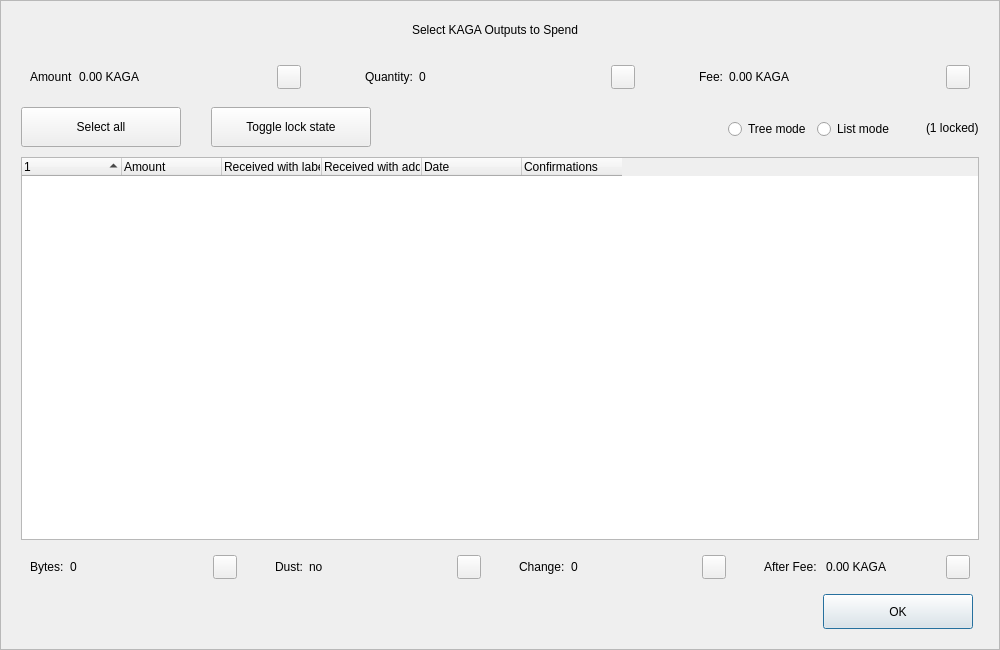
<?xml version="1.0" encoding="UTF-8"?>
<ui version="4.0">
 <class>CoinControlDialog</class>
 <widget class="QDialog" name="CoinControlDialog">
  <property name="geometry">
   <rect>
    <x>0</x>
    <y>0</y>
    <width>1000</width>
    <height>650</height>
   </rect>
  </property>
  <property name="minimumSize">
   <size>
    <width>950</width>
    <height>650</height>
   </size>
  </property>
  <property name="windowTitle">
   <string>Coin Selection</string>
  </property>
  <property name="styleSheet">
   <string notr="true"/>
  </property>
  <layout class="QVBoxLayout" name="verticalLayout">
   <property name="spacing">
    <number>0</number>
   </property>
   <property name="leftMargin">
    <number>0</number>
   </property>
   <property name="topMargin">
    <number>0</number>
   </property>
   <property name="rightMargin">
    <number>0</number>
   </property>
   <property name="bottomMargin">
    <number>0</number>
   </property>
   <item>
    <widget class="QFrame" name="frameContainer">
     <property name="toolTipDuration">
      <number>0</number>
     </property>
     <property name="frameShape">
      <enum>QFrame::StyledPanel</enum>
     </property>
     <property name="frameShadow">
      <enum>QFrame::Raised</enum>
     </property>
     <layout class="QVBoxLayout" name="verticalLayout_2">
      <property name="leftMargin">
       <number>0</number>
      </property>
      <property name="rightMargin">
       <number>0</number>
      </property>
      <property name="bottomMargin">
       <number>20</number>
      </property>
      <item>
       <layout class="QHBoxLayout" name="horizontalLayout_12">
        <property name="spacing">
         <number>0</number>
        </property>
        <property name="leftMargin">
         <number>20</number>
        </property>
        <property name="rightMargin">
         <number>30</number>
        </property>
        <item>
         <spacer name="horizontalSpacer_4">
          <property name="orientation">
           <enum>Qt::Horizontal</enum>
          </property>
          <property name="sizeHint" stdset="0">
           <size>
            <width>40</width>
            <height>20</height>
           </size>
          </property>
         </spacer>
        </item>
        <item>
         <widget class="QLabel" name="labelTitle">
          <property name="minimumSize">
           <size>
            <width>0</width>
            <height>40</height>
           </size>
          </property>
          <property name="maximumSize">
           <size>
            <width>16777215</width>
            <height>40</height>
           </size>
          </property>
          <property name="text">
           <string>Select KAGA Outputs to Spend</string>
          </property>
          <property name="alignment">
           <set>Qt::AlignCenter</set>
          </property>
          <property name="margin">
           <number>7</number>
          </property>
         </widget>
        </item>
        <item>
         <spacer name="horizontalSpacer_5">
          <property name="orientation">
           <enum>Qt::Horizontal</enum>
          </property>
          <property name="sizeHint" stdset="0">
           <size>
            <width>40</width>
            <height>20</height>
           </size>
          </property>
         </spacer>
        </item>
       </layout>
      </item>
      <item>
       <layout class="QHBoxLayout" name="horizontalLayout_8">
        <property name="leftMargin">
         <number>20</number>
        </property>
        <property name="rightMargin">
         <number>20</number>
        </property>
        <item>
         <widget class="QWidget" name="layoutAmount" native="true">
          <layout class="QHBoxLayout" name="horizontalLayout_9" stretch="0,1,0">
           <item>
            <widget class="QLabel" name="labelCoinControlAmountText">
             <property name="text">
              <string>Amount</string>
             </property>
            </widget>
           </item>
           <item>
            <widget class="QLabel" name="labelCoinControlAmount">
             <property name="text">
              <string>0.00 KAGA</string>
             </property>
            </widget>
           </item>
           <item alignment="Qt::AlignHCenter|Qt::AlignVCenter">
            <widget class="QPushButton" name="pushButtonAmount">
             <property name="minimumSize">
              <size>
               <width>0</width>
               <height>24</height>
              </size>
             </property>
             <property name="maximumSize">
              <size>
               <width>24</width>
               <height>26</height>
              </size>
             </property>
             <property name="focusPolicy">
              <enum>Qt::NoFocus</enum>
             </property>
             <property name="styleSheet">
              <string notr="true">padding-bottom:2px;
padding-right:4px;</string>
             </property>
             <property name="text">
              <string/>
             </property>
            </widget>
           </item>
          </layout>
         </widget>
        </item>
        <item>
         <spacer name="horizontalSpacer_2">
          <property name="orientation">
           <enum>Qt::Horizontal</enum>
          </property>
          <property name="sizeType">
           <enum>QSizePolicy::Fixed</enum>
          </property>
          <property name="sizeHint" stdset="0">
           <size>
            <width>40</width>
            <height>20</height>
           </size>
          </property>
         </spacer>
        </item>
        <item>
         <widget class="QWidget" name="layoutQuantity" native="true">
          <layout class="QHBoxLayout" name="horizontalLayout_10" stretch="0,1,0">
           <item>
            <widget class="QLabel" name="labelCoinControlQuantityText">
             <property name="text">
              <string>Quantity:</string>
             </property>
            </widget>
           </item>
           <item>
            <widget class="QLabel" name="labelCoinControlQuantity">
             <property name="text">
              <string>0</string>
             </property>
            </widget>
           </item>
           <item alignment="Qt::AlignHCenter|Qt::AlignVCenter">
            <widget class="QPushButton" name="pushButtonQuantity">
             <property name="minimumSize">
              <size>
               <width>0</width>
               <height>24</height>
              </size>
             </property>
             <property name="maximumSize">
              <size>
               <width>24</width>
               <height>26</height>
              </size>
             </property>
             <property name="focusPolicy">
              <enum>Qt::NoFocus</enum>
             </property>
             <property name="styleSheet">
              <string notr="true">padding-bottom:2px;
               padding-right:4px;</string>
             </property>
             <property name="text">
              <string/>
             </property>
            </widget>
           </item>
          </layout>
         </widget>
        </item>
        <item>
         <spacer name="horizontalSpacer_22">
          <property name="orientation">
           <enum>Qt::Horizontal</enum>
          </property>
          <property name="sizeType">
           <enum>QSizePolicy::Fixed</enum>
          </property>
          <property name="sizeHint" stdset="0">
           <size>
            <width>40</width>
            <height>20</height>
           </size>
          </property>
         </spacer>
        </item>
        <item>
         <widget class="QWidget" name="layoutFee" native="true">
          <layout class="QHBoxLayout" name="horizontalLayout_11" stretch="0,1,0">
           <item>
            <widget class="QLabel" name="labelCoinControlFeeText">
             <property name="text">
              <string>Fee:</string>
             </property>
            </widget>
           </item>
           <item>
            <widget class="QLabel" name="labelCoinControlFee">
             <property name="text">
              <string>0.00 KAGA</string>
             </property>
            </widget>
           </item>
           <item alignment="Qt::AlignHCenter|Qt::AlignVCenter">
            <widget class="QPushButton" name="pushButtonFee">
             <property name="minimumSize">
              <size>
               <width>0</width>
               <height>24</height>
              </size>
             </property>
             <property name="maximumSize">
              <size>
               <width>24</width>
               <height>26</height>
              </size>
             </property>
             <property name="focusPolicy">
              <enum>Qt::NoFocus</enum>
             </property>
             <property name="styleSheet">
              <string notr="true">padding-bottom:2px;
               padding-right:4px;</string>
             </property>
             <property name="text">
              <string/>
             </property>
            </widget>
           </item>
          </layout>
         </widget>
        </item>
       </layout>
      </item>
      <item>
       <widget class="QFrame" name="frame">
        <property name="minimumSize">
         <size>
          <width>0</width>
          <height>40</height>
         </size>
        </property>
        <property name="styleSheet">
         <string notr="true">#frame {
	border:0;
}</string>
        </property>
        <property name="frameShape">
         <enum>QFrame::StyledPanel</enum>
        </property>
        <property name="frameShadow">
         <enum>QFrame::Sunken</enum>
        </property>
        <layout class="QHBoxLayout" name="horizontalLayout">
         <property name="spacing">
          <number>0</number>
         </property>
         <property name="leftMargin">
          <number>20</number>
         </property>
         <property name="topMargin">
          <number>0</number>
         </property>
         <property name="rightMargin">
          <number>20</number>
         </property>
         <property name="bottomMargin">
          <number>0</number>
         </property>
         <item>
          <layout class="QHBoxLayout" name="horizontalLayoutPanel" stretch="0,0,0,0,0,0">
           <property name="spacing">
            <number>20</number>
           </property>
           <item>
            <widget class="QPushButton" name="pushButtonSelectAll">
             <property name="sizePolicy">
              <sizepolicy hsizetype="Maximum" vsizetype="Fixed">
               <horstretch>0</horstretch>
               <verstretch>0</verstretch>
              </sizepolicy>
             </property>
             <property name="minimumSize">
              <size>
               <width>160</width>
               <height>40</height>
              </size>
             </property>
             <property name="maximumSize">
              <size>
               <width>16777215</width>
               <height>40</height>
              </size>
             </property>
             <property name="text">
              <string>Select all</string>
             </property>
             <property name="checkable">
              <bool>true</bool>
             </property>
             <property name="checked">
              <bool>false</bool>
             </property>
             <property name="autoExclusive">
              <bool>false</bool>
             </property>
             <property name="autoDefault">
              <bool>false</bool>
             </property>
            </widget>
           </item>
           <item>
            <spacer name="horizontalSpacer_6">
             <property name="orientation">
              <enum>Qt::Horizontal</enum>
             </property>
             <property name="sizeType">
              <enum>QSizePolicy::Fixed</enum>
             </property>
             <property name="sizeHint" stdset="0">
              <size>
               <width>10</width>
               <height>20</height>
              </size>
             </property>
            </spacer>
           </item>
           <item>
            <widget class="QPushButton" name="pushButtonToggleLock">
             <property name="sizePolicy">
              <sizepolicy hsizetype="Maximum" vsizetype="Fixed">
               <horstretch>0</horstretch>
               <verstretch>0</verstretch>
              </sizepolicy>
             </property>
             <property name="minimumSize">
              <size>
               <width>160</width>
               <height>40</height>
              </size>
             </property>
             <property name="maximumSize">
              <size>
               <width>16777215</width>
               <height>40</height>
              </size>
             </property>
             <property name="text">
              <string>Toggle lock state</string>
             </property>
             <property name="checkable">
              <bool>true</bool>
             </property>
             <property name="autoExclusive">
              <bool>false</bool>
             </property>
             <property name="autoDefault">
              <bool>false</bool>
             </property>
            </widget>
           </item>
           <item>
            <spacer name="horizontalSpacer_7">
             <property name="orientation">
              <enum>Qt::Horizontal</enum>
             </property>
             <property name="sizeType">
              <enum>QSizePolicy::Expanding</enum>
             </property>
             <property name="sizeHint" stdset="0">
              <size>
               <width>30</width>
               <height>20</height>
              </size>
             </property>
            </spacer>
           </item>
           <item alignment="Qt::AlignRight">
            <widget class="QGroupBox" name="groupBox_2">
             <property name="styleSheet">
              <string notr="true">#groupBox_2 {
    background-color:transparent;
    border-radius:0;
}</string>
             </property>
             <property name="title">
              <string/>
             </property>
             <layout class="QHBoxLayout" name="horizontalLayout_14">
              <item>
               <widget class="QRadioButton" name="radioTreeMode">
                <property name="sizePolicy">
                 <sizepolicy hsizetype="Maximum" vsizetype="Fixed">
                  <horstretch>0</horstretch>
                  <verstretch>0</verstretch>
                 </sizepolicy>
                </property>
                <property name="text">
                 <string>Tree mode</string>
                </property>
               </widget>
              </item>
              <item>
               <widget class="QRadioButton" name="radioListMode">
                <property name="sizePolicy">
                 <sizepolicy hsizetype="Maximum" vsizetype="Fixed">
                  <horstretch>0</horstretch>
                  <verstretch>0</verstretch>
                 </sizepolicy>
                </property>
                <property name="text">
                 <string>List mode</string>
                </property>
                <property name="checked">
                 <bool>false</bool>
                </property>
               </widget>
              </item>
             </layout>
            </widget>
           </item>
           <item>
            <widget class="QLabel" name="labelLocked">
             <property name="text">
              <string>(1 locked)</string>
             </property>
            </widget>
           </item>
          </layout>
         </item>
        </layout>
       </widget>
      </item>
      <item>
       <layout class="QHBoxLayout" name="horizontalLayout_13">
        <property name="leftMargin">
         <number>20</number>
        </property>
        <property name="rightMargin">
         <number>20</number>
        </property>
        <item>
         <widget class="CoinControlTreeWidget" name="treeWidget">
          <property name="contextMenuPolicy">
           <enum>Qt::CustomContextMenu</enum>
          </property>
          <property name="styleSheet">
           <string notr="true"/>
          </property>
          <property name="sortingEnabled">
           <bool>false</bool>
          </property>
          <property name="columnCount">
           <number>6</number>
          </property>
          <attribute name="headerShowSortIndicator" stdset="0">
           <bool>true</bool>
          </attribute>
          <attribute name="headerStretchLastSection">
           <bool>false</bool>
          </attribute>
          <column>
           <property name="text">
            <string/>
           </property>
          </column>
          <column>
           <property name="text">
            <string>Amount</string>
           </property>
          </column>
          <column>
           <property name="text">
            <string>Received with label</string>
           </property>
          </column>
          <column>
           <property name="text">
            <string>Received with address</string>
           </property>
          </column>
          <column>
           <property name="text">
            <string>Date</string>
           </property>
          </column>
          <column>
           <property name="text">
            <string>Confirmations</string>
           </property>
           <property name="toolTip">
            <string>Confirmed</string>
           </property>
          </column>
         </widget>
        </item>
       </layout>
      </item>
      <item>
       <layout class="QHBoxLayout" name="horizontalLayout_3">
        <property name="spacing">
         <number>20</number>
        </property>
        <property name="leftMargin">
         <number>20</number>
        </property>
        <property name="rightMargin">
         <number>20</number>
        </property>
        <item>
         <widget class="QWidget" name="layoutBytes" native="true">
          <layout class="QHBoxLayout" name="horizontalLayout_4" stretch="0,1,0">
           <item>
            <widget class="QLabel" name="labelCoinControlBytesText">
             <property name="text">
              <string>Bytes:</string>
             </property>
            </widget>
           </item>
           <item>
            <widget class="QLabel" name="labelCoinControlBytes">
             <property name="text">
              <string>0</string>
             </property>
            </widget>
           </item>
           <item alignment="Qt::AlignHCenter|Qt::AlignVCenter">
            <widget class="QPushButton" name="pushButtonBytes">
             <property name="minimumSize">
              <size>
               <width>0</width>
               <height>24</height>
              </size>
             </property>
             <property name="maximumSize">
              <size>
               <width>24</width>
               <height>26</height>
              </size>
             </property>
             <property name="focusPolicy">
              <enum>Qt::NoFocus</enum>
             </property>
             <property name="styleSheet">
              <string notr="true">padding-bottom:2px;
               padding-right:4px;</string>
             </property>
             <property name="text">
              <string/>
             </property>
            </widget>
           </item>
          </layout>
         </widget>
        </item>
        <item>
         <widget class="QWidget" name="layoutDust" native="true">
          <layout class="QHBoxLayout" name="horizontalLayout_5" stretch="0,1,0">
           <item>
            <widget class="QLabel" name="labelCoinControlLowOutputText">
             <property name="text">
              <string>Dust:</string>
             </property>
            </widget>
           </item>
           <item>
            <widget class="QLabel" name="labelCoinControlLowOutput">
             <property name="text">
              <string>no</string>
             </property>
            </widget>
           </item>
           <item alignment="Qt::AlignHCenter|Qt::AlignVCenter">
            <widget class="QPushButton" name="pushButtonDust">
             <property name="minimumSize">
              <size>
               <width>0</width>
               <height>24</height>
              </size>
             </property>
             <property name="maximumSize">
              <size>
               <width>24</width>
               <height>26</height>
              </size>
             </property>
             <property name="focusPolicy">
              <enum>Qt::NoFocus</enum>
             </property>
             <property name="styleSheet">
              <string notr="true">padding-bottom:2px;
               padding-right:4px;</string>
             </property>
             <property name="text">
              <string/>
             </property>
            </widget>
           </item>
          </layout>
         </widget>
        </item>
        <item>
         <widget class="QWidget" name="layoutChange" native="true">
          <layout class="QHBoxLayout" name="horizontalLayout_6" stretch="0,1,0">
           <item>
            <widget class="QLabel" name="labelCoinControlChangeText">
             <property name="text">
              <string>Change:</string>
             </property>
            </widget>
           </item>
           <item>
            <widget class="QLabel" name="labelCoinControlChange">
             <property name="text">
              <string>0</string>
             </property>
            </widget>
           </item>
           <item alignment="Qt::AlignHCenter|Qt::AlignVCenter">
            <widget class="QPushButton" name="pushButtonChange">
             <property name="minimumSize">
              <size>
               <width>0</width>
               <height>24</height>
              </size>
             </property>
             <property name="maximumSize">
              <size>
               <width>24</width>
               <height>26</height>
              </size>
             </property>
             <property name="focusPolicy">
              <enum>Qt::NoFocus</enum>
             </property>
             <property name="styleSheet">
              <string notr="true">padding-bottom:2px;
               padding-right:4px;</string>
             </property>
             <property name="text">
              <string/>
             </property>
            </widget>
           </item>
          </layout>
         </widget>
        </item>
        <item>
         <widget class="QWidget" name="layoutAfter" native="true">
          <layout class="QHBoxLayout" name="horizontalLayout_7" stretch="0,1,0">
           <item>
            <widget class="QLabel" name="labelCoinControlAfterFeeText">
             <property name="text">
              <string>After Fee: </string>
             </property>
            </widget>
           </item>
           <item>
            <widget class="QLabel" name="labelCoinControlAfterFee">
             <property name="text">
              <string>0.00 KAGA</string>
             </property>
            </widget>
           </item>
           <item alignment="Qt::AlignHCenter|Qt::AlignVCenter">
            <widget class="QPushButton" name="pushButtonAlterFee">
             <property name="minimumSize">
              <size>
               <width>0</width>
               <height>24</height>
              </size>
             </property>
             <property name="maximumSize">
              <size>
               <width>24</width>
               <height>26</height>
              </size>
             </property>
             <property name="focusPolicy">
              <enum>Qt::NoFocus</enum>
             </property>
             <property name="styleSheet">
              <string notr="true">padding-bottom:2px;
               padding-right:4px;</string>
             </property>
             <property name="text">
              <string/>
             </property>
            </widget>
           </item>
          </layout>
         </widget>
        </item>
       </layout>
      </item>
      <item>
       <layout class="QHBoxLayout" name="horizontalLayout_2">
        <property name="spacing">
         <number>0</number>
        </property>
        <property name="leftMargin">
         <number>20</number>
        </property>
        <property name="rightMargin">
         <number>26</number>
        </property>
        <item>
         <spacer name="horizontalSpacer_3">
          <property name="orientation">
           <enum>Qt::Horizontal</enum>
          </property>
          <property name="sizeHint" stdset="0">
           <size>
            <width>558</width>
            <height>20</height>
           </size>
          </property>
         </spacer>
        </item>
        <item>
         <widget class="QPushButton" name="pushButtonOk">
          <property name="minimumSize">
           <size>
            <width>150</width>
            <height>35</height>
           </size>
          </property>
          <property name="text">
           <string>OK</string>
          </property>
         </widget>
        </item>
       </layout>
      </item>
     </layout>
    </widget>
   </item>
  </layout>
 </widget>
 <customwidgets>
  <customwidget>
   <class>CoinControlTreeWidget</class>
   <extends>QTreeWidget</extends>
   <header>coincontroltreewidget.h</header>
  </customwidget>
 </customwidgets>
 <resources/>
 <connections/>
</ui>
